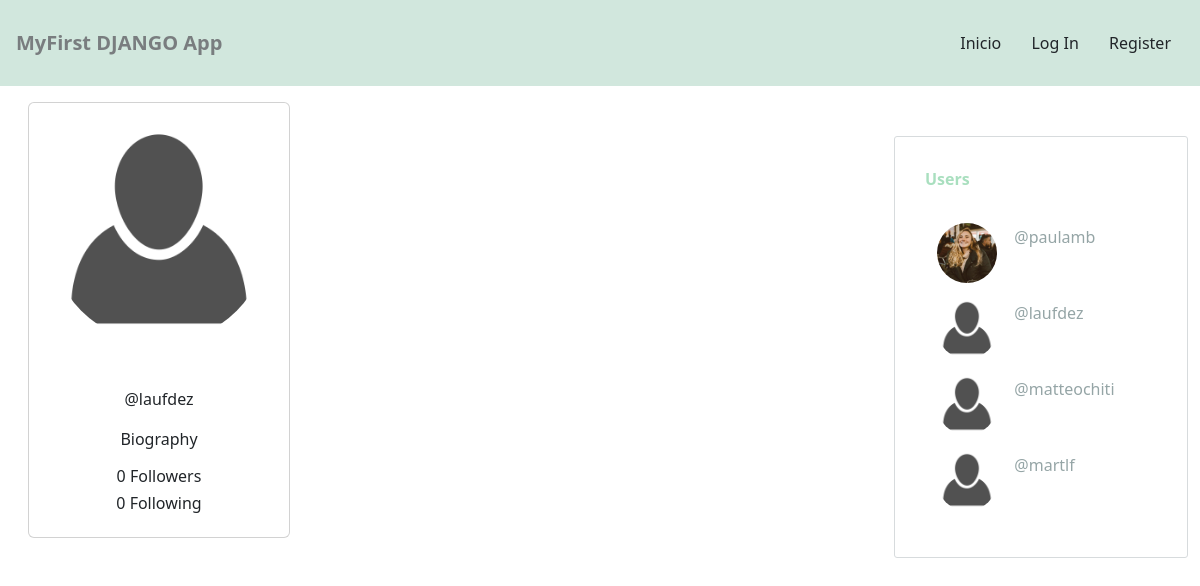
The app's page /profile/laufdez/ with its own data.
### socialnetwork/models.py (models this page shows, shortened)
class Profile(models.Model):
    user = models.OneToOneField(User, on_delete=models.CASCADE)
    bio = models.CharField(default='Biography', max_length=100)
    image = models.ImageField(default='default.png')
    def following(self):
        user_ids = Relationship.objects.filter(from_user=self.user)\
                                    .values_list('to_user_id', flat=True)
        return User.objects.filter(id__in=user_ids)
    def followers(self):
        user_ids = Relationship.objects.filter(to_user=self.user)\
                                    .values_list('from_user_id', flat=True)
        return User.objects.filter(id__in=user_ids)
    def create_profile(sender, instance, created, **kwargs):
        if created:
            user_profile = Profile(user=instance)
            user_profile.save()
    post_save.connect(create_profile, sender=User)

### socialnetwork/views.py (the view)
# urls.py: path('profile/<str:username>/', views.profile, name='profile'),
def profile(request, username):
    user = User.objects.get(username=username)
    posts = user.posts.all()
    profiles = Profile.objects.all()
    context = {'user' : user, 'posts' : posts, 'profiles': profiles}
    return render(request, 'socialnetwork/profile.html', context)

### socialnetwork/templates/socialnetwork/profile.html (shortened to what this page needs)
{% extends 'socialnetwork/layout.html' %}
{% load humanize %}
{% block content %}
<div id="main" class="container-fluid d-flex">
    <div class="col-md-3 col-lg-3 col-xl-3 d-none d-md-block" style="padding:1em">
        <div class="card" >
            <img src="{{ user.profile.image.url }}" class="card-img-top rounded-circle" style="padding: 20px" alt="...">
            <div class="card-body" style="text-align:center">
                <p class="card-text">@{{ user }}</p>
                <p class="card-text">{{ user.profile.bio }}</p>
                <h6 class="card-title font-weight-bold">{{ user.profile.followers.count }} Followers</h6>
                <h6 class="card-title font-weight-bold">{{ user.profile.following.count }} Following</h6>
            </div>
        </div>
    </div>
    <div class="col-12 col-sm-12 col-md-6 col-lg-6 col-xl-6 d-block" style="padding:1em">
    </div>
            <div class="col-md-3 col-lg-3 col-xl-3 d-none d-md-block">
                <div id="WhoToFollowCard" style="margin: 0 auto; margin-top: 50px; border-radius: 3px; padding: 30px; border: 1px solid #D7DBDD">
                    <div class="row">
                        <p style="color: #A9DFBF; font-weight: bolder"> Users </p>
                    </div>
                    {% for profile in profiles %}
                        <div class="row" style="margin: 1em auto">
                            <div class="col-4">
                                <img src="{{ profile.image.url }}" style="border-radius: 100px; width: 60px; margin-right: 15px" alt="">
                            </div>
                            <div class="col-8">
                                <a href="{% url 'profile' profile.user %}" style="margin: auto; text-decoration: none; color: #95A5A6; text-align: right; vertical-align: middle">@{{ profile.user }}</a>
                            </div>
                        </div>
                    {% endfor %}
                </div>
            </div>
</div>
{% endblock content %}

### records on screen
Profile: image (picture), user "paulamb"
Profile: image (placeholder picture), user "laufdez"
Profile: image (placeholder picture), user "matteochiti"
Profile: image (placeholder picture), user "martlf"

### other values on screen
{{ user }} "laufdez"
{{ user.profile.bio }} "Biography"
{{ user.profile.followers.count }} "0"
{{ user.profile.following.count }} "0"
